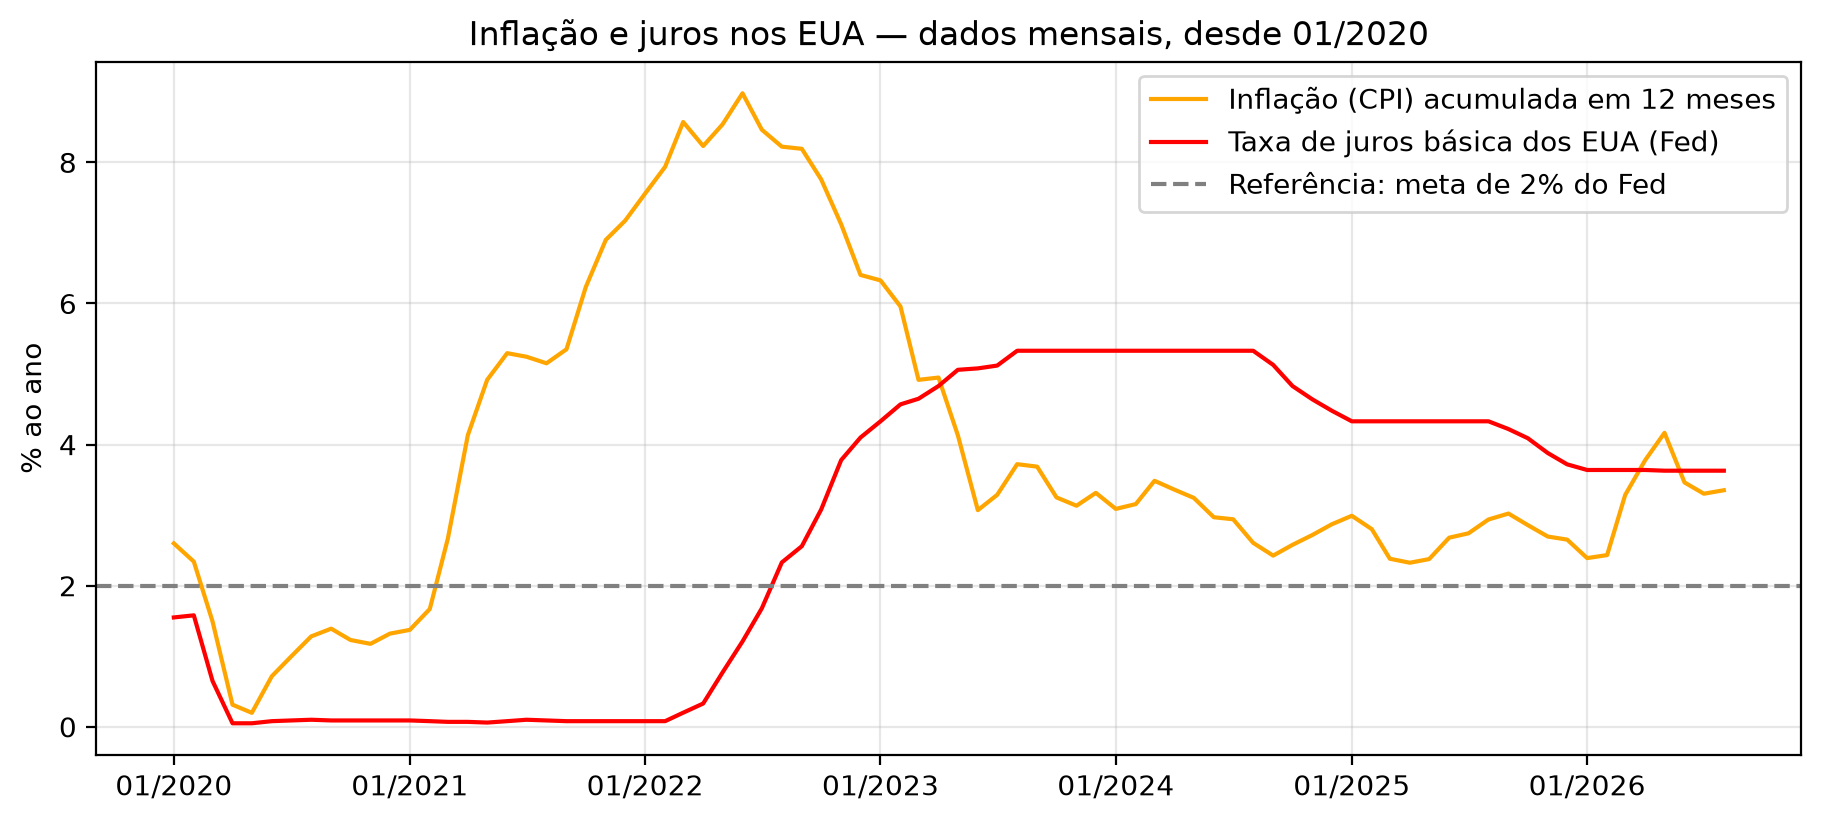

Write Python code to recreate this figure.
# GRÁFICO 4 — Análise fundamentalista: inflação x juros nos EUA

import matplotlib.dates as mdates
import matplotlib.pyplot as plt
import pandas as pd

site = "https://fred.stlouisfed.org/graph/fredgraph.csv?id="

# 1. Baixar o índice de preços (CPI) e a taxa de juros do Fed
cpi = pd.read_csv(site + "CPIAUCSL")
juros = pd.read_csv(site + "FEDFUNDS")
cpi["observation_date"] = pd.to_datetime(cpi["observation_date"])
juros["observation_date"] = pd.to_datetime(juros["observation_date"])

# 2. A fonte não tem o dado de outubro de 2025; ele é preenchido
#    com o valor entre setembro e novembro (interpolação)
cpi["CPIAUCSL"] = cpi["CPIAUCSL"].interpolate()

# 3. Inflação = quanto os preços subiram em 12 meses, em %
cpi["inflacao"] = cpi["CPIAUCSL"].pct_change(12) * 100

# 4. Ficar só com os dados desde 2020
cpi = cpi[cpi["observation_date"] >= "2020-01-01"]
juros = juros[juros["observation_date"] >= "2020-01-01"]

# 5. As duas linhas no mesmo gráfico (as duas estão em % ao ano)
fig, ax = plt.subplots(figsize=(11, 4.5))
ax.plot(cpi["observation_date"], cpi["inflacao"], color="orange", label="Inflação (CPI) acumulada em 12 meses")
ax.plot(juros["observation_date"], juros["FEDFUNDS"], color="red", label="Taxa de juros básica dos EUA (Fed)")
ax.axhline(2, color="gray", linestyle="--", label="Referência: meta de 2% do Fed")

ax.set_title("Inflação e juros nos EUA — dados mensais, desde 01/2020")
ax.set_ylabel("% ao ano")
ax.xaxis.set_major_formatter(mdates.DateFormatter("%m/%Y"))  # datas como 01/2020
ax.legend()
ax.grid(alpha=0.3)
plt.savefig("grafico4_inflacao_juros.png", dpi=200, bbox_inches="tight")
plt.show()
